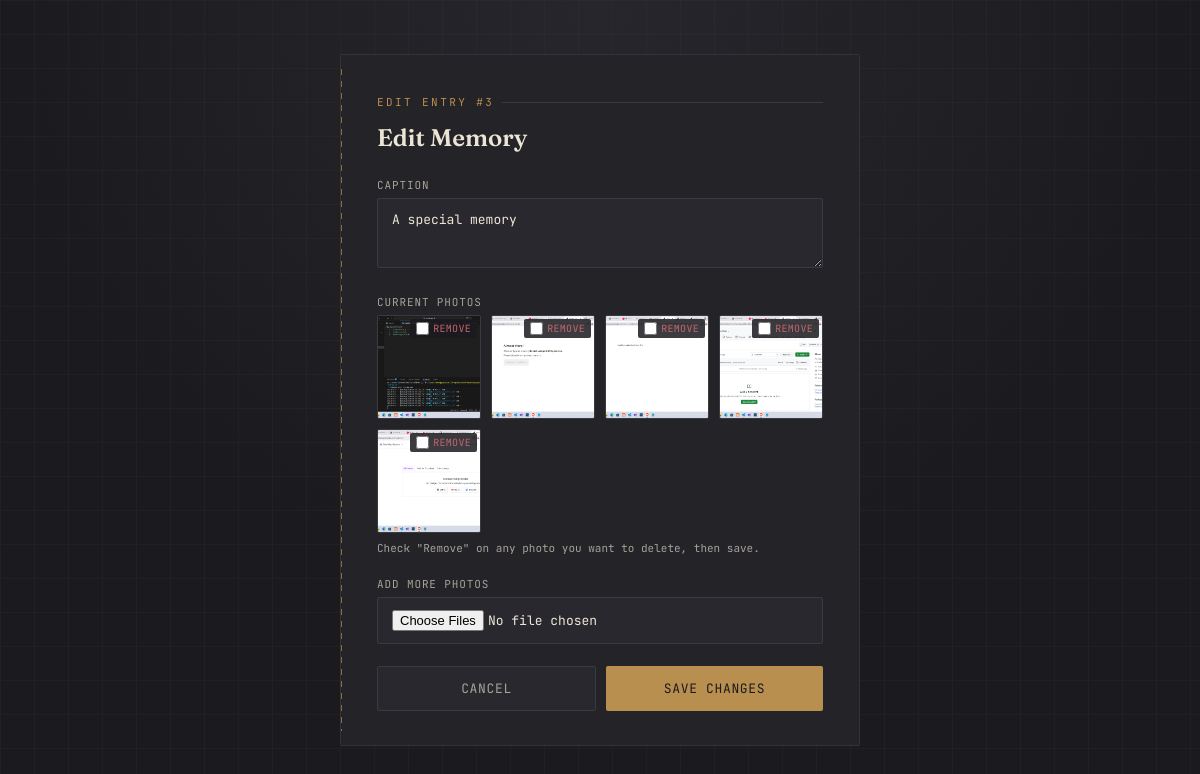
Page /admin/edit/3 (signed in) on the committed database.
### app.py (models this page shows, shortened)
class Memory(db.Model):
    id = db.Column(db.Integer, primary_key=True)
    description = db.Column(db.String(300), default="A special memory")
    uploaded_at = db.Column(db.DateTime, default=datetime.utcnow)
    photos = db.relationship(
        "Photo", backref="memory", cascade="all, delete-orphan",
        order_by="Photo.id"
    )

class Photo(db.Model):
    id = db.Column(db.Integer, primary_key=True)
    filename = db.Column(db.String(300), nullable=False)
    memory_id = db.Column(db.Integer, db.ForeignKey("memory.id"), nullable=False)

### app.py (the view, shortened to what this page needs)
@app.route("/admin/edit/<int:memory_id>", methods=["GET", "POST"])
@admin_required
def edit_memory(memory_id):
    memory = Memory.query.get_or_404(memory_id)
    return render_template("edit.html", memory=memory)

### app.py (called while the page is built)
def admin_required(view):
    from functools import wraps
    @wraps(view)
    def wrapped(*args, **kwargs):
        if not session.get("is_admin"):
            return redirect(url_for("admin_login"))
        return view(*args, **kwargs)
    return wrapped

### templates/edit.html (shortened to what this page needs)
<!DOCTYPE html>
<html lang="en">
<head>
</head>
<body>
<div class="card">
  <div class="eyebrow">Edit Entry #{{ memory.id }}</div>
  <h1>Edit Memory</h1>
  <form method="POST" enctype="multipart/form-data" action="{{ url_for('edit_memory', memory_id=memory.id) }}">
    <div class="field">
      <label for="description">Caption</label>
      <textarea id="description" name="description">{{ memory.description }}</textarea>
    </div>
    <div class="field">
      <label>Current photos</label>
      <div class="photo-grid">
        {% for photo in memory.photos %}
        <div class="photo-item">
          <img src="{{ url_for('static', filename='uploads/' + photo.filename) }}" alt="">
          <label class="remove">
            <input type="checkbox" name="remove_photos" value="{{ photo.id }}">
            Remove
          </label>
        </div>
        {% else %}
        <p class="hint">No photos yet.</p>
        {% endfor %}
      </div>
      <p class="hint">Check "Remove" on any photo you want to delete, then save.</p>
    </div>
    <div class="field">
      <label for="new_photos">Add more photos</label>
      <input id="new_photos" type="file" name="new_photos" accept="image/*" multiple>
    </div>
    <div class="row">
      <a class="cancel" href="{{ url_for('admin_dashboard') }}">Cancel</a>
      <button type="submit">Save Changes</button>
    </div>
  </form>
</div>
</body>
</html>

### templates/edit.html (style rules this page uses)
:root { --ink:#1b1b1f; --panel:#232328; --panel-2:#28282e; --parchment:#ece5d6; --parchment-dim:#a7a297; --brass:#b98f4f; --brass-dim:#8a6c3e; --alert:#c1666b; }
* { box-sizing:border-box; }
body { margin:0; min-height:100vh; display:flex; align-items:center; justify-content:center; font-family:'JetBrains Mono', monospace; background:radial-gradient(circle at 50% 0%, #26262c, var(--ink) 60%); color:var(--parchment); padding:40px 16px; }
body::before { content:""; position:fixed; inset:0; background-image: linear-gradient(rgba(236,229,214,.028) 1px, transparent 1px), linear-gradient(90deg, rgba(236,229,214,.028) 1px, transparent 1px); background-size:34px 34px; pointer-events:none; }
.card { position:relative; z-index:1; background:var(--panel); width:min(520px, 92vw); padding:40px 36px 34px; border-radius:2px; border:1px solid #333338; }
.card::before { content:""; position:absolute; top:14px; bottom:14px; left:0; width:1px; background:repeating-linear-gradient(to bottom, var(--brass-dim) 0 6px, transparent 6px 12px); }
.eyebrow { font-size:11px; letter-spacing:.22em; text-transform:uppercase; color:var(--brass); margin-bottom:14px; display:flex; align-items:center; gap:8px; }
.eyebrow::after { content:""; flex:1; height:1px; background:#3a3a41; }
h1 { font-family:'Fraunces', serif; font-weight:600; font-size:24px; margin:0 0 26px; color:var(--parchment); }
label { display:block; font-size:11px; letter-spacing:.08em; text-transform:uppercase; color:var(--parchment-dim); margin-bottom:6px; }
.field { margin-bottom:22px; }
textarea, input[type="file"] { width:100%; font-family:'JetBrains Mono', monospace; font-size:13px; color:var(--parchment); background:var(--panel-2); border:1px solid #3a3a41; border-radius:2px; padding:12px 14px; outline:none; }
textarea { resize:vertical; min-height:70px; }
.photo-grid { display:grid; grid-template-columns:repeat(auto-fill, minmax(84px, 1fr)); gap:10px; }
.photo-item { position:relative; }
.photo-item img { width:100%; aspect-ratio:1/1; object-fit:cover; border-radius:2px; border:1px solid #3a3a41; display:block; }
.photo-item label.remove { position:absolute; top:4px; right:4px; display:flex; align-items:center; gap:4px; background:rgba(27,27,31,.85); padding:3px 6px; border-radius:2px; font-size:10px; color:var(--alert); text-transform:uppercase; letter-spacing:.03em; cursor:pointer; }
.photo-item input[type="checkbox"] { accent-color:var(--alert); margin:0; }
.hint { font-size:11px; color:var(--parchment-dim); margin-top:8px; }
.row { display:flex; gap:10px; margin-top:8px; }
button, .cancel { flex:1; text-align:center; font-family:'JetBrains Mono', monospace; font-size:13px; letter-spacing:.05em; text-transform:uppercase; padding:13px 16px; border-radius:2px; cursor:pointer; text-decoration:none; }
button { background:var(--brass); color:var(--ink); border:none; }
.cancel { background:var(--panel-2); color:var(--parchment-dim); border:1px solid #3a3a41; }

### rows in the picture
Memory: id "3", description "A special memory"
Photo: filename (picture)
Photo: filename (picture)
Photo: filename (picture)
Photo: filename (picture)
Photo: filename (picture)
